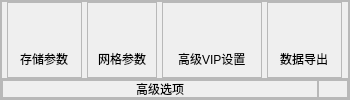
                     <widget class="QFrame" name="frame_7">
                      <property name="minimumSize">
                       <size>
                        <width>350</width>
                        <height>0</height>
                       </size>
                      </property>
                      <property name="styleSheet">
                       <string notr="true">#frame_7{
	border:1px solid rgb(127,127,127);
}</string>
                      </property>
                      <property name="frameShape">
                       <enum>QFrame::StyledPanel</enum>
                      </property>
                      <property name="frameShadow">
                       <enum>QFrame::Raised</enum>
                      </property>
                      <layout class="QVBoxLayout" name="verticalLayout_25">
                       <property name="spacing">
                        <number>0</number>
                       </property>
                       <property name="leftMargin">
                        <number>0</number>
                       </property>
                       <property name="topMargin">
                        <number>0</number>
                       </property>
                       <property name="rightMargin">
                        <number>0</number>
                       </property>
                       <property name="bottomMargin">
                        <number>0</number>
                       </property>
                       <item>
                        <widget class="QFrame" name="frame_17">
                         <property name="frameShape">
                          <enum>QFrame::StyledPanel</enum>
                         </property>
                         <property name="frameShadow">
                          <enum>QFrame::Raised</enum>
                         </property>
                         <layout class="QHBoxLayout" name="horizontalLayout_14">
                          <property name="spacing">
                           <number>0</number>
                          </property>
                          <property name="leftMargin">
                           <number>0</number>
                          </property>
                          <property name="topMargin">
                           <number>0</number>
                          </property>
                          <property name="rightMargin">
                           <number>0</number>
                          </property>
                          <property name="bottomMargin">
                           <number>0</number>
                          </property>
                          <item>
                           <widget class="QFrame" name="exit_btn_35">
                            <property name="minimumSize">
                             <size>
                              <width>75</width>
                              <height>0</height>
                             </size>
                            </property>
                            <property name="maximumSize">
                             <size>
                              <width>50</width>
                              <height>16777215</height>
                             </size>
                            </property>
                            <property name="frameShape">
                             <enum>QFrame::StyledPanel</enum>
                            </property>
                            <property name="frameShadow">
                             <enum>QFrame::Raised</enum>
                            </property>
                            <layout class="QVBoxLayout" name="_25">
                             <property name="spacing">
                              <number>0</number>
                             </property>
                             <property name="leftMargin">
                              <number>0</number>
                             </property>
                             <property name="topMargin">
                              <number>0</number>
                             </property>
                             <property name="rightMargin">
                              <number>0</number>
                             </property>
                             <property name="bottomMargin">
                              <number>0</number>
                             </property>
                             <item alignment="Qt::AlignHCenter|Qt::AlignVCenter">
                              <widget class="QPushButton" name="menu_icon_button_36">
                               <property name="maximumSize">
                                <size>
                                 <width>30</width>
                                 <height>30</height>
                                </size>
                               </property>
                               <property name="styleSheet">
                                <string notr="true">background:none;
border:none;
</string>
                               </property>
                               <property name="text">
                                <string/>
                               </property>
                               <property name="icon">
                                <iconset resource="res.qrc">
                                 <normaloff>:/images/images/advance-01.png</normaloff>:/images/images/advance-01.png</iconset>
                               </property>
                               <property name="iconSize">
                                <size>
                                 <width>30</width>
                                 <height>30</height>
                                </size>
                               </property>
                              </widget>
                             </item>
                             <item alignment="Qt::AlignHCenter">
                              <widget class="QLabel" name="label_42">
                               <property name="text">
                                <string>存储参数</string>
                               </property>
                              </widget>
                             </item>
                            </layout>
                           </widget>
                          </item>
                          <item>
                           <widget class="QFrame" name="exit_btn_36">
                            <property name="maximumSize">
                             <size>
                              <width>70</width>
                              <height>16777215</height>
                             </size>
                            </property>
                            <property name="frameShape">
                             <enum>QFrame::StyledPanel</enum>
                            </property>
                            <property name="frameShadow">
                             <enum>QFrame::Raised</enum>
                            </property>
                            <layout class="QVBoxLayout" name="_26">
                             <property name="spacing">
                              <number>0</number>
                             </property>
                             <property name="leftMargin">
                              <number>0</number>
                             </property>
                             <property name="topMargin">
                              <number>0</number>
                             </property>
                             <property name="rightMargin">
                              <number>0</number>
                             </property>
                             <property name="bottomMargin">
                              <number>0</number>
                             </property>
                             <item alignment="Qt::AlignHCenter|Qt::AlignVCenter">
                              <widget class="QPushButton" name="menu_icon_button_37">
                               <property name="maximumSize">
                                <size>
                                 <width>30</width>
                                 <height>30</height>
                                </size>
                               </property>
                               <property name="styleSheet">
                                <string notr="true">background:none;
border:none;
</string>
                               </property>
                               <property name="text">
                                <string/>
                               </property>
                               <property name="icon">
                                <iconset resource="res.qrc">
                                 <normaloff>:/images/images/advance-02.png</normaloff>:/images/images/advance-02.png</iconset>
                               </property>
                               <property name="iconSize">
                                <size>
                                 <width>30</width>
                                 <height>30</height>
                                </size>
                               </property>
                              </widget>
                             </item>
                             <item alignment="Qt::AlignHCenter">
                              <widget class="QLabel" name="label_43">
                               <property name="text">
                                <string>网格参数</string>
                               </property>
                              </widget>
                             </item>
                            </layout>
                           </widget>
                          </item>
                          <item>
                           <widget class="QFrame" name="exit_btn_37">
                            <property name="minimumSize">
                             <size>
                              <width>100</width>
                              <height>0</height>
                             </size>
                            </property>
                            <property name="maximumSize">
                             <size>
                              <width>50</width>
                              <height>16777215</height>
                             </size>
                            </property>
                            <property name="frameShape">
                             <enum>QFrame::StyledPanel</enum>
                            </property>
                            <property name="frameShadow">
                             <enum>QFrame::Raised</enum>
                            </property>
                            <layout class="QVBoxLayout" name="_27">
                             <property name="spacing">
                              <number>0</number>
                             </property>
                             <property name="leftMargin">
                              <number>0</number>
                             </property>
                             <property name="topMargin">
                              <number>0</number>
                             </property>
                             <property name="rightMargin">
                              <number>0</number>
                             </property>
                             <property name="bottomMargin">
                              <number>0</number>
                             </property>
                             <item alignment="Qt::AlignHCenter|Qt::AlignVCenter">
                              <widget class="QPushButton" name="menu_icon_button_38">
                               <property name="maximumSize">
                                <size>
                                 <width>30</width>
                                 <height>30</height>
                                </size>
                               </property>
                               <property name="styleSheet">
                                <string notr="true">background:none;
border:none;
</string>
                               </property>
                               <property name="text">
                                <string/>
                               </property>
                               <property name="icon">
                                <iconset resource="res.qrc">
                                 <normaloff>:/images/images/advance-03.png</normaloff>:/images/images/advance-03.png</iconset>
                               </property>
                               <property name="iconSize">
                                <size>
                                 <width>30</width>
                                 <height>30</height>
                                </size>
                               </property>
                              </widget>
                             </item>
                             <item alignment="Qt::AlignHCenter">
                              <widget class="QLabel" name="label_44">
                               <property name="text">
                                <string>高级VIP设置</string>
                               </property>
                              </widget>
                             </item>
                            </layout>
                           </widget>
                          </item>
                          <item>
                           <widget class="QFrame" name="exit_btn_38">
                            <property name="minimumSize">
                             <size>
                              <width>75</width>
                              <height>0</height>
                             </size>
                            </property>
                            <property name="maximumSize">
                             <size>
                              <width>50</width>
                              <height>16777215</height>
                             </size>
                            </property>
                            <property name="frameShape">
                             <enum>QFrame::StyledPanel</enum>
                            </property>
                            <property name="frameShadow">
                             <enum>QFrame::Raised</enum>
                            </property>
                            <layout class="QVBoxLayout" name="_28">
                             <property name="spacing">
                              <number>0</number>
                             </property>
                             <property name="leftMargin">
                              <number>0</number>
                             </property>
                             <property name="topMargin">
                              <number>0</number>
                             </property>
                             <property name="rightMargin">
                              <number>0</number>
                             </property>
                             <property name="bottomMargin">
                              <number>0</number>
                             </property>
                             <item alignment="Qt::AlignHCenter|Qt::AlignVCenter">
                              <widget class="QPushButton" name="menu_icon_button_40">
                               <property name="maximumSize">
                                <size>
                                 <width>30</width>
                                 <height>30</height>
                                </size>
                               </property>
                               <property name="styleSheet">
                                <string notr="true">background:none;
border:none;
</string>
                               </property>
                               <property name="text">
                                <string/>
                               </property>
                               <property name="icon">
                                <iconset resource="res.qrc">
                                 <normaloff>:/images/images/advance-04.png</normaloff>:/images/images/advance-04.png</iconset>
                               </property>
                               <property name="iconSize">
                                <size>
                                 <width>30</width>
                                 <height>30</height>
                                </size>
                               </property>
                              </widget>
                             </item>
                             <item alignment="Qt::AlignHCenter">
                              <widget class="QLabel" name="label_45">
                               <property name="text">
                                <string>数据导出</string>
                               </property>
                              </widget>
                             </item>
                            </layout>
                           </widget>
                          </item>
                         </layout>
                        </widget>
                       </item>
                       <item>
                        <widget class="QFrame" name="frame_18">
                         <property name="maximumSize">
                          <size>
                           <width>16777215</width>
                           <height>20</height>
                          </size>
                         </property>
                         <property name="frameShape">
                          <enum>QFrame::StyledPanel</enum>
                         </property>
                         <property name="frameShadow">
                          <enum>QFrame::Raised</enum>
                         </property>
                         <layout class="QHBoxLayout" name="horizontalLayout_15">
                          <property name="spacing">
                           <number>0</number>
                          </property>
                          <property name="leftMargin">
                           <number>0</number>
                          </property>
                          <property name="topMargin">
                           <number>0</number>
                          </property>
                          <property name="rightMargin">
                           <number>0</number>
                          </property>
                          <property name="bottomMargin">
                           <number>0</number>
                          </property>
                          <item>
                           <widget class="QFrame" name="frame_19">
                            <property name="frameShape">
                             <enum>QFrame::StyledPanel</enum>
                            </property>
                            <property name="frameShadow">
                             <enum>QFrame::Raised</enum>
                            </property>
                            <layout class="QVBoxLayout" name="verticalLayout_17">
                             <property name="spacing">
                              <number>0</number>
                             </property>
                             <property name="leftMargin">
                              <number>0</number>
                             </property>
                             <property name="topMargin">
                              <number>0</number>
                             </property>
                             <property name="rightMargin">
                              <number>0</number>
                             </property>
                             <property name="bottomMargin">
                              <number>0</number>
                             </property>
                             <item>
                              <widget class="QLabel" name="label_4">
                               <property name="text">
                                <string>高级选项</string>
                               </property>
                               <property name="alignment">
                                <set>Qt::AlignCenter</set>
                               </property>
                              </widget>
                             </item>
                            </layout>
                           </widget>
                          </item>
                          <item>
                           <widget class="QFrame" name="frame_20">
                            <property name="maximumSize">
                             <size>
                              <width>30</width>
                              <height>16777215</height>
                             </size>
                            </property>
                            <property name="frameShape">
                             <enum>QFrame::StyledPanel</enum>
                            </property>
                            <property name="frameShadow">
                             <enum>QFrame::Raised</enum>
                            </property>
                            <layout class="QVBoxLayout" name="verticalLayout_18">
                             <property name="spacing">
                              <number>0</number>
                             </property>
                             <property name="leftMargin">
                              <number>0</number>
                             </property>
                             <property name="topMargin">
                              <number>0</number>
                             </property>
                             <property name="rightMargin">
                              <number>0</number>
                             </property>
                             <property name="bottomMargin">
                              <number>0</number>
                             </property>
                             <item>
                              <widget class="QPushButton" name="menu_icon_button_39">
                               <property name="maximumSize">
                                <size>
                                 <width>30</width>
                                 <height>30</height>
                                </size>
                               </property>
                               <property name="styleSheet">
                                <string notr="true">background:none;
border:none;
</string>
                               </property>
                               <property name="text">
                                <string/>
                               </property>
                               <property name="icon">
                                <iconset resource="res.qrc">
                                 <normaloff>:/images/images/btnarrow.png</normaloff>:/images/images/btnarrow.png</iconset>
                               </property>
                               <property name="iconSize">
                                <size>
                                 <width>20</width>
                                 <height>20</height>
                                </size>
                               </property>
                              </widget>
                             </item>
                            </layout>
                           </widget>
                          </item>
                         </layout>
                        </widget>
                       </item>
                      </layout>
                     </widget>
